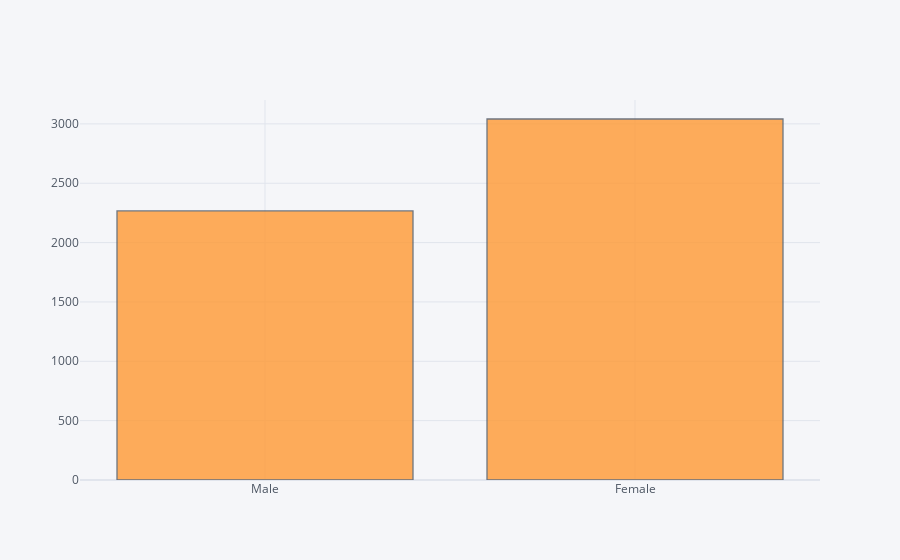

The notebook cell this image was saved under:
### Code cell
df_test[df_test['stroke']==1]['gender'].iplot(kind='hist')

### Figure 1 — Plotly figure (JSON) as saved in the notebook; plotly's stock layout.template omitted (floating-point values rounded to 4 significant figures; data arrays with more than 128 entries replaced by an {"elided": "..."} marker saying what was removed)
{"data": [{"histfunc": "count", "histnorm": "", "marker": {"color": "rgba(255, 153, 51, 1.0)", "line": {"color": "#4D5663", "width": 1.3}}, "name": "gender", "opacity": 0.8, "orientation": "v", "type": "histogram", "x": {"elided": "5308 str values"}}], "layout": {"barmode": "overlay", "legend": {"bgcolor": "#F5F6F9", "font": {"color": "#4D5663"}}, "paper_bgcolor": "#F5F6F9", "plot_bgcolor": "#F5F6F9", "title": {"font": {"color": "#4D5663"}}, "xaxis": {"gridcolor": "#E1E5ED", "showgrid": true, "tickfont": {"color": "#4D5663"}, "title": {"font": {"color": "#4D5663"}, "text": ""}, "zerolinecolor": "#E1E5ED"}, "yaxis": {"gridcolor": "#E1E5ED", "showgrid": true, "tickfont": {"color": "#4D5663"}, "title": {"font": {"color": "#4D5663"}, "text": ""}, "zerolinecolor": "#E1E5ED"}}}
